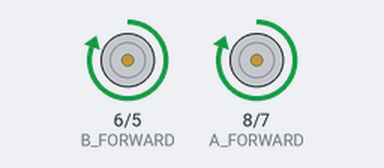
Bench run of a sketch on a simulated Arduino Uno, built with avr-gcc and run on an emulated ATmega328P. Parts: motor-driver pin pairs drawn as motors (green arrow = first pin HIGH = forward, orange = second pin HIGH = backward, longer = more drive, scaled by the enable pin).

Above: at 0.5 s.
At 1.5 s:
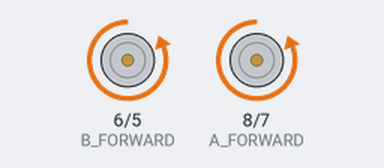
At 3.0 s:
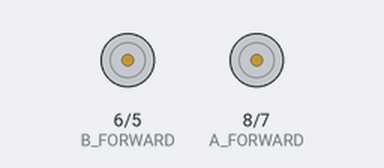
Timing chart, 0 to 5.2 s (numbered marks = the images above):
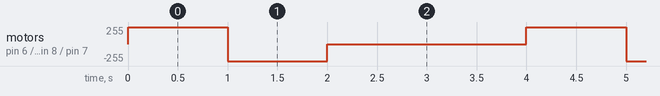

Measured:
- by itself, motor on pin 6 (B_FORWARD) / pin 5 (B_Backward), motor on pin 8 (A_FORWARD) / pin 7 (A_Backward): repeats every 4.0 s: backward 255/255 1.0 s, stopped 2.0 s, forward 255/255 1.0 s

The sketch:

L298N_Controlling_2_Motors.ino
```cpp
// Motor A is the MOTOR ON THE LEFT of the robot
#define A_speed  A0   // ANALOG PIN!
#define A_FORWARD  8
#define A_Backward  7

// Motor B is the MOTOR ON THE Right of the robot
#define B_speed  A2   // ANALOG PIN!
#define B_FORWARD  6
#define B_Backward  5

void setup() {
  pinMode(A_speed, OUTPUT);
  pinMode(A_FORWARD, OUTPUT);
  pinMode(A_Backward, OUTPUT);

  pinMode(B_speed, OUTPUT);
  pinMode(B_FORWARD, OUTPUT);
  pinMode(B_Backward, OUTPUT);
}

void loop() {
  moveForward(255);    //MAX SPEED OF THE MOTOR "255"
  delay(1000);
  stopMotors();

  moveBackward(255);
  delay(1000);
  stopMotors();

  turnLeft(120);
  delay(1000);
  stopMotors();

  turnRight(10);
  delay(1000);
  stopMotors();
}

void moveForward(int SPEED) {
  digitalWrite(A_FORWARD, HIGH);
  digitalWrite(A_Backward, LOW);
  digitalWrite(B_FORWARD, HIGH);
  digitalWrite(B_Backward, LOW);
  analogWrite(A_speed, SPEED);
  analogWrite(B_speed, SPEED);
}

void moveBackward(int SPEED) {
  digitalWrite(A_FORWARD, LOW);
  digitalWrite(A_Backward, HIGH);
  digitalWrite(B_FORWARD, LOW);
  digitalWrite(B_Backward, HIGH);
  analogWrite(A_speed, SPEED);
  analogWrite(B_speed, SPEED);
}

void stopMotors() {
  digitalWrite(A_FORWARD, LOW);
  digitalWrite(A_Backward, LOW);
  digitalWrite(B_FORWARD, LOW);
  digitalWrite(B_Backward, LOW);
  analogWrite(A_speed, 0);
  analogWrite(B_speed, 0);
}

void turnLeft(int SPEED) {
  digitalWrite(A_FORWARD, LOW);
  digitalWrite(A_Backward, HIGH);
  digitalWrite(B_FORWARD, HIGH);
  digitalWrite(B_FORWARD, LOW);
  analogWrite(A_speed, SPEED);
  analogWrite(B_speed, SPEED);
}

void turnRight(int SPEED) {
  digitalWrite(A_FORWARD, HIGH);
  digitalWrite(A_Backward, LOW);
  digitalWrite(B_FORWARD, LOW);
  digitalWrite(B_Backward, HIGH);
  analogWrite(A_speed, SPEED);
  analogWrite(B_speed, SPEED);
}
```
